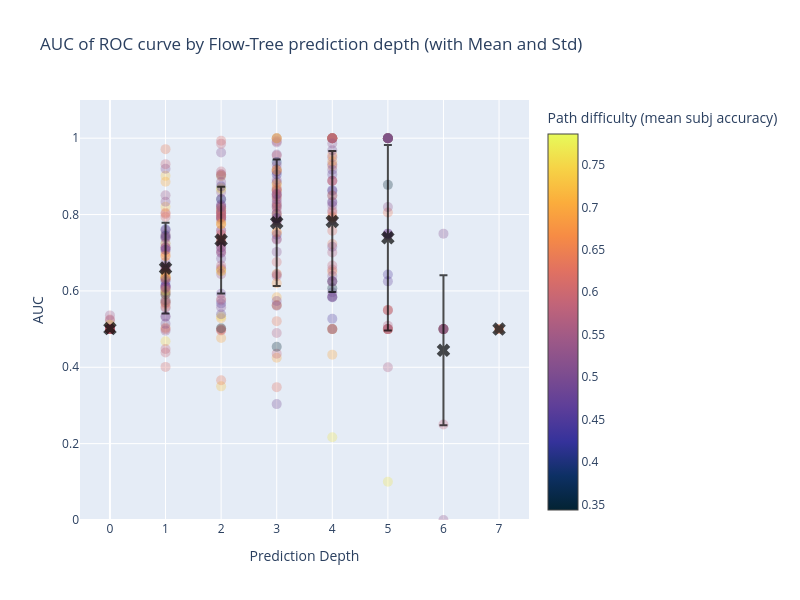

Source (notebook cell):
### Code cell
import plotly.graph_objects as go
import numpy as np

# Example structure for aucs_by_level and colors
# aucs_by_level = {1: [0.6, 0.7], 2: [0.8, 0.65], 3: [0.5, 0.55]}
# colors = {1: [0.55, 0.7], 2: [0.9, 0.6], 3: [0.4, 0.48]}

fig = go.Figure()

# Flatten the data for scatter plot
xs = []
ys = []
cs = []

# Calculate means and stds for each level
mean_xs = []
mean_ys = []
std_ys = []

for lvl in aucs_by_level:
    # Collect data for scatter
    xs.extend([lvl] * len(aucs_by_level[lvl]))  # Repeat level value
    ys.extend(aucs_by_level[lvl])               # Y values (AUCs)
    cs.extend(colors[lvl])                      # Color values (continuous scale)
    
    # Calculate mean and std for current level
    mean_xs.append(lvl)
    mean_ys.append(np.mean(aucs_by_level[lvl]))
    std_ys.append(np.std(aucs_by_level[lvl]))

# Scatter plot using Plotly with continuous color scale
fig.add_trace(go.Scatter(
    x=xs, y=ys,
    mode='markers',
    marker=dict(
        size=10,
        color=cs,              # Color based on the values in 'cs'
        colorscale='thermal',   # Choose a continuous color scale (e.g., Viridis)
        colorbar=dict(
            title="Path difficulty\n(mean subj accuracy)"  # Title for the colorbar
        ),
        showscale=True,         # Show the color scale legend
        opacity=0.3
    ),
    name='AUC Scatter'
))

# Add mean points with error bars for standard deviation
fig.add_trace(go.Scatter(
    x=mean_xs, y=mean_ys,
    mode='markers',
    opacity=0.7,
    error_y=dict(
        type='data',
        array=std_ys,  # Standard deviation
        visible=True
    ),
    marker=dict(
        size=12,
        color='black',
        symbol='x'  # Use 'x' symbol for the mean points
    ),
    # line=dict(dash='dash'),
    name='Mean AUC ± 1 std'
))

# Customize the layout
fig.update_layout(
    title="AUC of ROC curve by Flow-Tree prediction depth (with Mean and Std)",
    xaxis_title="Prediction Depth",
    yaxis_title="AUC",
    xaxis=dict(tickmode='linear'),
    yaxis=dict(range=[0, 1.1]),  # Adjust y-axis to fit AUC values
    showlegend=False,
    width=800,
    height=600
)

# Show the plot
fig.show()

### Figure 1 — Plotly figure (JSON) as saved in the notebook; plotly's stock layout.template omitted (floating-point values rounded to 4 significant figures; data arrays with more than 128 entries replaced by an {"elided": "..."} marker saying what was removed)
{"data": [{"marker": {"color": {"elided": "454 float values"}, "colorbar": {"title": {"text": "Path difficulty\n(mean subj accuracy)"}}, "colorscale": [[0, "rgb(3, 35, 51)"], [0.09091, "rgb(13, 48, 100)"], [0.1818, "rgb(53, 50, 155)"], [0.2727, "rgb(93, 62, 153)"], [0.3636, "rgb(126, 77, 143)"], [0.4545, "rgb(158, 89, 135)"], [0.5455, "rgb(193, 100, 121)"], [0.6364, "rgb(225, 113, 97)"], [0.7273, "rgb(246, 139, 69)"], [0.8182, "rgb(251, 173, 60)"], [0.9091, "rgb(246, 211, 70)"], [1, "rgb(231, 250, 90)"]], "opacity": 0.3, "showscale": true, "size": 10}, "mode": "markers", "name": "AUC Scatter", "type": "scatter", "x": {"elided": "454 mixed values"}, "y": {"elided": "454 float values"}}, {"error_y": {"array": [0.00592, 0.1189, 0.1399, 0.1656, 0.1845, 0.243, 0.05204, 0.1964, 0], "type": "data", "visible": true}, "marker": {"color": "black", "size": 12, "symbol": "x"}, "mode": "markers", "name": "Mean AUC ± 1 std", "opacity": 0.7, "type": "scatter", "x": [0, 1, 2, 3, 4, 5, "rand", 6, 7], "y": [0.5015, 0.6597, 0.7332, 0.7786, 0.7818, 0.7391, 0.5055, 0.4444, 0.5]}], "layout": {"height": 600, "showlegend": false, "title": {"text": "AUC of ROC curve by Flow-Tree prediction depth (with Mean and Std)"}, "width": 800, "xaxis": {"tickmode": "linear", "title": {"text": "Prediction Depth"}}, "yaxis": {"range": [0, 1.1], "title": {"text": "AUC"}}}}
